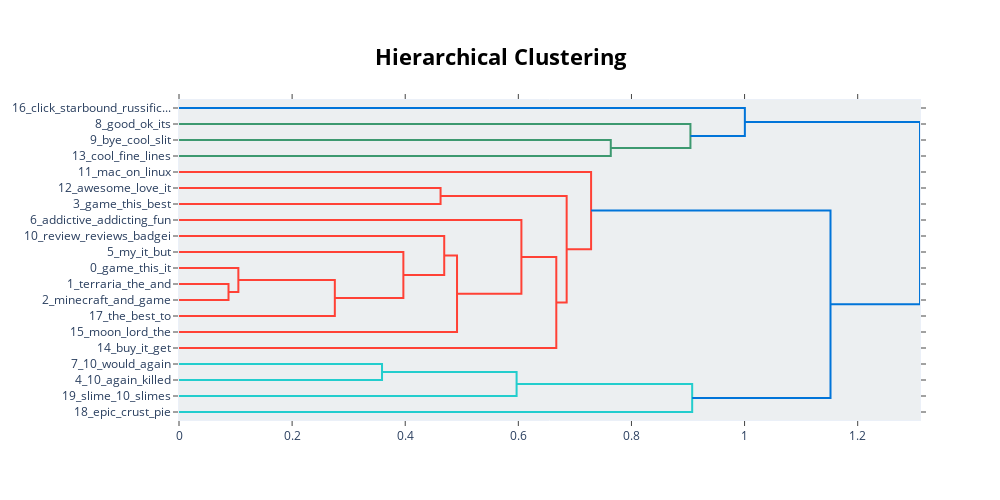

Here is the notebook cell this chart was saved with:
### Code cell
# visualize how topics are hierarchically reduced

topic_model.visualize_hierarchy(top_n_topics=50)

### Figure 1 — Plotly figure (JSON) as saved in the notebook; plotly's stock layout.template omitted (floating-point values rounded to 4 significant figures)
{"data": [{"hoverinfo": "text", "marker": {"color": "rgb(61,153,112)"}, "mode": "lines", "type": "scatter", "x": [0, 0.7634, 0.7634, 0], "xaxis": "x", "y": [-25, -25, -35, -35], "yaxis": "y"}, {"hoverinfo": "text", "marker": {"color": "rgb(61,153,112)"}, "mode": "lines", "type": "scatter", "x": [0, 0.9043, 0.9043, 0.7634], "xaxis": "x", "y": [-15, -15, -30, -30], "yaxis": "y"}, {"hoverinfo": "text", "marker": {"color": "rgb(0,116,217)"}, "mode": "lines", "type": "scatter", "x": [0, 1.001, 1.001, 0.9043], "xaxis": "x", "y": [-5, -5, -22.5, -22.5], "yaxis": "y"}, {"hoverinfo": "text", "marker": {"color": "rgb(255,65,54)"}, "mode": "lines", "type": "scatter", "x": [0, 0.4625, 0.4625, 0], "xaxis": "x", "y": [-55, -55, -65, -65], "yaxis": "y"}, {"hoverinfo": "text", "marker": {"color": "rgb(255,65,54)"}, "mode": "lines", "type": "scatter", "x": [0, 0.08754, 0.08754, 0], "xaxis": "x", "y": [-115, -115, -125, -125], "yaxis": "y"}, {"hoverinfo": "text", "marker": {"color": "rgb(255,65,54)"}, "mode": "lines", "type": "scatter", "x": [0, 0.105, 0.105, 0.08754], "xaxis": "x", "y": [-105, -105, -120, -120], "yaxis": "y"}, {"hoverinfo": "text", "marker": {"color": "rgb(255,65,54)"}, "mode": "lines", "type": "scatter", "x": [0.105, 0.2755, 0.2755, 0], "xaxis": "x", "y": [-112.5, -112.5, -135, -135], "yaxis": "y"}, {"hoverinfo": "text", "marker": {"color": "rgb(255,65,54)"}, "mode": "lines", "type": "scatter", "x": [0, 0.3967, 0.3967, 0.2755], "xaxis": "x", "y": [-95, -95, -123.8, -123.8], "yaxis": "y"}, {"hoverinfo": "text", "marker": {"color": "rgb(255,65,54)"}, "mode": "lines", "type": "scatter", "x": [0, 0.4689, 0.4689, 0.3967], "xaxis": "x", "y": [-85, -85, -109.4, -109.4], "yaxis": "y"}, {"hoverinfo": "text", "marker": {"color": "rgb(255,65,54)"}, "mode": "lines", "type": "scatter", "x": [0.4689, 0.4916, 0.4916, 0], "xaxis": "x", "y": [-97.19, -97.19, -145, -145], "yaxis": "y"}, {"hoverinfo": "text", "marker": {"color": "rgb(255,65,54)"}, "mode": "lines", "type": "scatter", "x": [0, 0.6054, 0.6054, 0.4916], "xaxis": "x", "y": [-75, -75, -121.1, -121.1], "yaxis": "y"}, {"hoverinfo": "text", "marker": {"color": "rgb(255,65,54)"}, "mode": "lines", "type": "scatter", "x": [0.6054, 0.6671, 0.6671, 0], "xaxis": "x", "y": [-98.05, -98.05, -155, -155], "yaxis": "y"}, {"hoverinfo": "text", "marker": {"color": "rgb(255,65,54)"}, "mode": "lines", "type": "scatter", "x": [0.4625, 0.6854, 0.6854, 0.6671], "xaxis": "x", "y": [-60, -60, -126.5, -126.5], "yaxis": "y"}, {"hoverinfo": "text", "marker": {"color": "rgb(255,65,54)"}, "mode": "lines", "type": "scatter", "x": [0, 0.7286, 0.7286, 0.6854], "xaxis": "x", "y": [-45, -45, -93.26, -93.26], "yaxis": "y"}, {"hoverinfo": "text", "marker": {"color": "rgb(35,205,205)"}, "mode": "lines", "type": "scatter", "x": [0, 0.359, 0.359, 0], "xaxis": "x", "y": [-165, -165, -175, -175], "yaxis": "y"}, {"hoverinfo": "text", "marker": {"color": "rgb(35,205,205)"}, "mode": "lines", "type": "scatter", "x": [0.359, 0.5969, 0.5969, 0], "xaxis": "x", "y": [-170, -170, -185, -185], "yaxis": "y"}, {"hoverinfo": "text", "marker": {"color": "rgb(35,205,205)"}, "mode": "lines", "type": "scatter", "x": [0.5969, 0.9074, 0.9074, 0], "xaxis": "x", "y": [-177.5, -177.5, -195, -195], "yaxis": "y"}, {"hoverinfo": "text", "marker": {"color": "rgb(0,116,217)"}, "mode": "lines", "type": "scatter", "x": [0.7286, 1.152, 1.152, 0.9074], "xaxis": "x", "y": [-69.13, -69.13, -186.2, -186.2], "yaxis": "y"}, {"hoverinfo": "text", "marker": {"color": "rgb(0,116,217)"}, "mode": "lines", "type": "scatter", "x": [1.001, 1.31, 1.31, 1.152], "xaxis": "x", "y": [-13.75, -13.75, -127.7, -127.7], "yaxis": "y"}], "layout": {"autosize": false, "height": 500, "hoverlabel": {"bgcolor": "white", "font": {"family": "Rockwell", "size": 16}}, "hovermode": "closest", "plot_bgcolor": "#ECEFF1", "showlegend": false, "title": {"font": {"color": "Black", "size": 22}, "text": "<b>Hierarchical Clustering</b>", "x": 0.5, "xanchor": "center", "yanchor": "top"}, "width": 1000, "xaxis": {"mirror": "allticks", "rangemode": "tozero", "showgrid": false, "showline": true, "showticklabels": true, "ticks": "outside", "type": "linear", "zeroline": false}, "yaxis": {"mirror": "allticks", "range": [-200, 0], "rangemode": "tozero", "showgrid": false, "showline": true, "showticklabels": true, "tickmode": "array", "ticks": "outside", "ticktext": ["16_click_starbound_russific...", "8_good_ok_its", "9_bye_cool_slit", "13_cool_fine_lines", "11_mac_on_linux", "12_awesome_love_it", "3_game_this_best", "6_addictive_addicting_fun", "10_review_reviews_badgei", "5_my_it_but", "0_game_this_it", "1_terraria_the_and", "2_minecraft_and_game", "17_the_best_to", "15_moon_lord_the", "14_buy_it_get", "7_10_would_again", "4_10_again_killed", "19_slime_10_slimes", "18_epic_crust_pie"], "tickvals": [-5, -15, -25, -35, -45, -55, -65, -75, -85, -95, -105, -115, -125, -135, -145, -155, -165, -175, -185, -195], "type": "linear", "zeroline": false}}}
